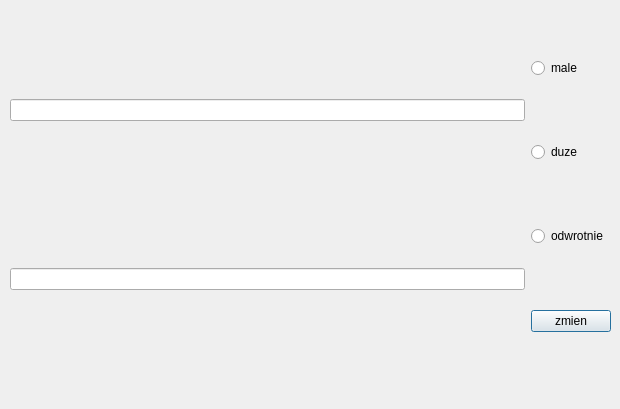
<?xml version="1.0" encoding="UTF-8"?>
<ui version="4.0">
 <class>Dialog</class>
 <widget class="QDialog" name="Dialog">
  <property name="geometry">
   <rect>
    <x>0</x>
    <y>0</y>
    <width>620</width>
    <height>409</height>
   </rect>
  </property>
  <property name="windowTitle">
   <string>Dialog</string>
  </property>
  <widget class="QWidget" name="gridLayoutWidget">
   <property name="geometry">
    <rect>
     <x>10</x>
     <y>0</y>
     <width>601</width>
     <height>391</height>
    </rect>
   </property>
   <layout class="QGridLayout" name="gridLayout">
    <item row="2" column="1">
     <widget class="QRadioButton" name="radioButton3">
      <property name="text">
       <string>odwrotnie</string>
      </property>
     </widget>
    </item>
    <item row="1" column="1">
     <widget class="QRadioButton" name="radioButton2">
      <property name="text">
       <string>duze</string>
      </property>
     </widget>
    </item>
    <item row="0" column="1">
     <widget class="QRadioButton" name="radioButton1">
      <property name="text">
       <string>male</string>
      </property>
     </widget>
    </item>
    <item row="3" column="1">
     <widget class="QPushButton" name="zmienButton">
      <property name="text">
       <string>zmien</string>
      </property>
     </widget>
    </item>
    <item row="0" column="0" rowspan="2">
     <widget class="QLineEdit" name="wpisanie"/>
    </item>
    <item row="2" column="0" rowspan="2">
     <widget class="QLineEdit" name="wynik"/>
    </item>
   </layout>
  </widget>
 </widget>
 <resources/>
 <connections/>
</ui>
